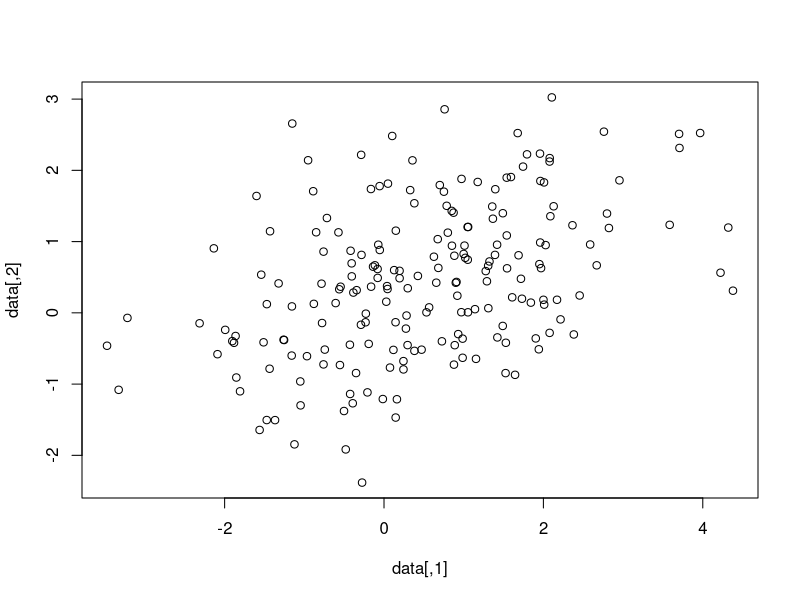

Reproduce this figure in R.
library(MASS)
N = 50
mu.1 = c(0.2,0.3)
mu.2 = c(0.35,0.75)
mu.3 = c(0.65,0.55)
mu.4 = c(0.8,0.25)
Sigma = matrix(c(1.8,0.7, 0.7,1.1), nrow = 2)
x1 = mvrnorm(N,mu.1, Sigma)
x2 = mvrnorm(N,mu.2, Sigma)
x3 = mvrnorm(N,mu.3, Sigma)
x4 = mvrnorm(N,mu.4, Sigma)
data = matrix(c(c(x1[,1],x2[,1],x3[,1],x4[,1]),c(x1[,2],x2[,2],x3[,2],x4[,2])),ncol = 2)
#plot(c(x1[,1],x2[,1],x3[,1],x4[,1]),c(x1[,2],x2[,2],x3[,2],x4[,2]))
plot(data)
pos = c(rep(1,50),rep(2,50),rep(3,50),rep(4,50))
pca.trans = prcomp(data)
fda.trans = lda(data,pos)
eigen(Sigma)

